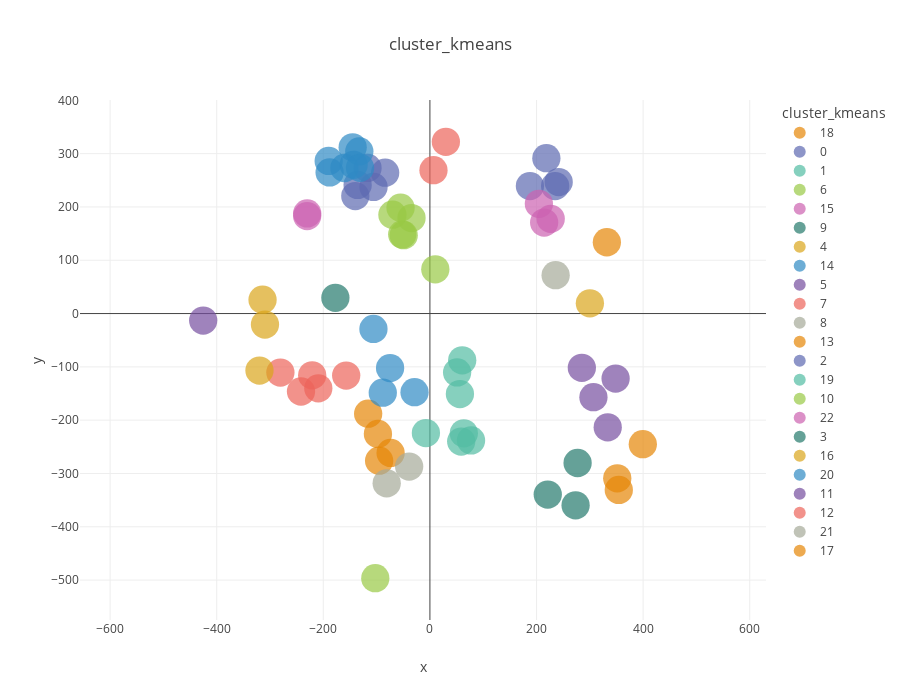
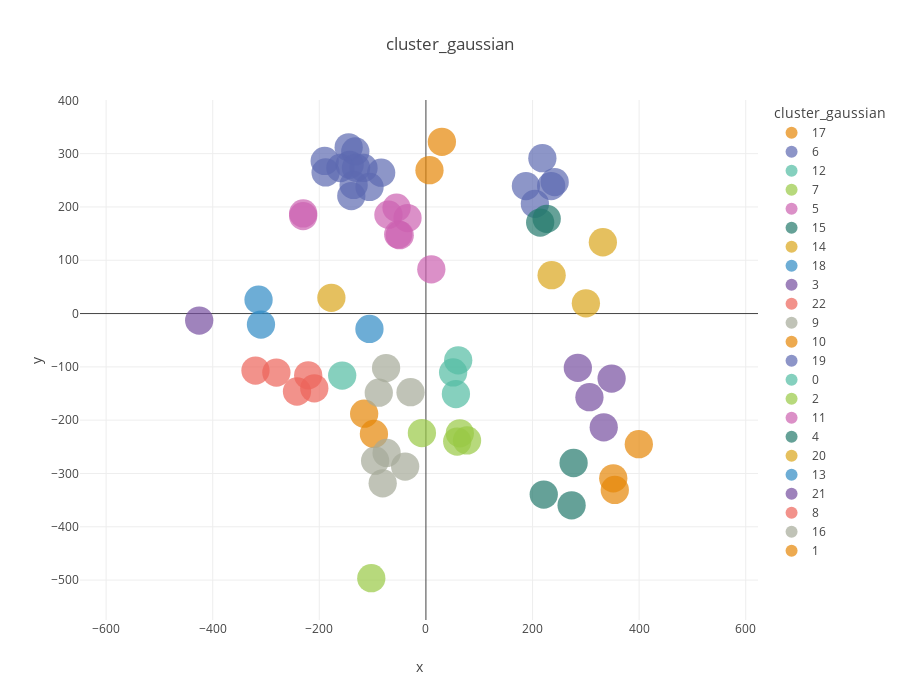

Notebook source saved alongside these figures, in order:
### Code cell
k_kmeans = 8
k_gaussian = 8
gaussian_type = 'diag'

model_kmeans = KMeans(n_clusters=k_kmeans)
model_kmeans.fit(points)
df_points['cluster_kmeans'] = model_kmeans.predict(points)
df_points['cluster_kmeans'] = df_points['cluster_kmeans'].astype(str)

model_gaussian = GaussianMixture(n_components=k_gaussian, covariance_type=gaussian_type, random_state=42)
model_gaussian.fit(points)
df_points['cluster_gaussian'] = model_gaussian.predict(points)
df_points['cluster_gaussian'] = df_points['cluster_gaussian'].astype(str)

for c in ['cluster_kmeans', 'cluster_gaussian']:
    fig = px.scatter(
        df_points.reset_index(),
        x='x',
        y='y',
        color=c,
        hover_name='index',
        height=700,
        size=[1] * df_points.shape[0],
        color_discrete_sequence=COLORS,
        title=f"{c}"
    )

    fig.update_yaxes(scaleanchor="x", scaleratio=1)

    fig.show()

df_points

### Figure 1 — Plotly figure (JSON) as saved in the notebook; plotly's stock layout.template omitted (floating-point values rounded to 4 significant figures)
{"data": [{"hovertemplate": "<b>%{hovertext}</b><br><br>cluster_kmeans=18<br>x=%{x}<br>y=%{y}<br>size=%{marker.size}<extra></extra>", "hovertext": ["01309", "01384", "38064", "73100"], "legendgroup": "18", "marker": {"color": "rgb(229, 134, 6)", "size": [1, 1, 1, 1], "sizemode": "area", "sizeref": 0.0025, "symbol": "circle"}, "mode": "markers", "name": "18", "orientation": "v", "showlegend": true, "x": [-115.9, -97.54, -73.77, -95.32], "xaxis": "x", "y": [-187.9, -225.8, -261.5, -275.9], "yaxis": "y", "type": "scatter"}, {"hovertemplate": "<b>%{hovertext}</b><br><br>cluster_kmeans=0<br>x=%{x}<br>y=%{y}<br>size=%{marker.size}<extra></extra>", "hovertext": ["02546", "80052", "80293", "80300", "80485"], "legendgroup": "0", "marker": {"color": "rgb(93, 105, 177)", "size": [1, 1, 1, 1, 1], "sizemode": "area", "sizeref": 0.0025, "symbol": "circle"}, "mode": "markers", "name": "0", "orientation": "v", "showlegend": true, "x": [-140.0, -117.1, -105.8, -135.6, -83.97], "xaxis": "x", "y": [220.5, 273.3, 237.6, 241.4, 264.3], "yaxis": "y", "type": "scatter"}, {"hovertemplate": "<b>%{hovertext}</b><br><br>cluster_kmeans=1<br>x=%{x}<br>y=%{y}<br>size=%{marker.size}<extra></extra>", "hovertext": ["03077", "03097", "63148"], "legendgroup": "1", "marker": {"color": "rgb(82, 188, 163)", "size": [1, 1, 1], "sizemode": "area", "sizeref": 0.0025, "symbol": "circle"}, "mode": "markers", "name": "1", "orientation": "v", "showlegend": true, "x": [51.03, 60.58, 56.29], "xaxis": "x", "y": [-110.5, -87.71, -151.0], "yaxis": "y", "type": "scatter"}, {"hovertemplate": "<b>%{hovertext}</b><br><br>cluster_kmeans=6<br>x=%{x}<br>y=%{y}<br>size=%{marker.size}<extra></extra>", "hovertext": ["06050"], "legendgroup": "6", "marker": {"color": "rgb(153, 201, 69)", "size": [1], "sizemode": "area", "sizeref": 0.0025, "symbol": "circle"}, "mode": "markers", "name": "6", "orientation": "v", "showlegend": true, "x": [-102.5], "xaxis": "x", "y": [-496.5], "yaxis": "y", "type": "scatter"}, {"hovertemplate": "<b>%{hovertext}</b><br><br>cluster_kmeans=15<br>x=%{x}<br>y=%{y}<br>size=%{marker.size}<extra></extra>", "hovertext": ["08149", "08315"], "legendgroup": "15", "marker": {"color": "rgb(204, 97, 176)", "size": [1, 1], "sizemode": "area", "sizeref": 0.0025, "symbol": "circle"}, "mode": "markers", "name": "15", "orientation": "v", "showlegend": true, "x": [-230.2, -230.3], "xaxis": "x", "y": [187.9, 182.9], "yaxis": "y", "type": "scatter"}, {"hovertemplate": "<b>%{hovertext}</b><br><br>cluster_kmeans=9<br>x=%{x}<br>y=%{y}<br>size=%{marker.size}<extra></extra>", "hovertext": ["11070", "81028", "81178"], "legendgroup": "9", "marker": {"color": "rgb(36, 121, 108)", "size": [1, 1, 1], "sizemode": "area", "sizeref": 0.0025, "symbol": "circle"}, "mode": "markers", "name": "9", "orientation": "v", "showlegend": true, "x": [273.3, 221.1, 277.1], "xaxis": "x", "y": [-359.7, -339.5, -280.4], "yaxis": "y", "type": "scatter"}, {"hovertemplate": "<b>%{hovertext}</b><br><br>cluster_kmeans=4<br>x=%{x}<br>y=%{y}<br>size=%{marker.size}<extra></extra>", "hovertext": ["17221"], "legendgroup": "4", "marker": {"color": "rgb(218, 165, 27)", "size": [1], "sizemode": "area", "sizeref": 0.0025, "symbol": "circle"}, "mode": "markers", "name": "4", "orientation": "v", "showlegend": true, "x": [300.1], "xaxis": "x", "y": [19.23], "yaxis": "y", "type": "scatter"}, {"hovertemplate": "<b>%{hovertext}</b><br><br>cluster_kmeans=14<br>x=%{x}<br>y=%{y}<br>size=%{marker.size}<extra></extra>", "hovertext": ["21137", "71353", "71399", "71479"], "legendgroup": "14", "marker": {"color": "rgb(47, 138, 196)", "size": [1, 1, 1, 1], "sizemode": "area", "sizeref": 0.0025, "symbol": "circle"}, "mode": "markers", "name": "14", "orientation": "v", "showlegend": true, "x": [-105.9, -88.43, -28.85, -74.74], "xaxis": "x", "y": [-28.86, -148.5, -147.5, -102.3], "yaxis": "y", "type": "scatter"}, {"hovertemplate": "<b>%{hovertext}</b><br><br>cluster_kmeans=5<br>x=%{x}<br>y=%{y}<br>size=%{marker.size}<extra></extra>", "hovertext": ["24359", "24586", "33257", "47225"], "legendgroup": "5", "marker": {"color": "rgb(118, 78, 159)", "size": [1, 1, 1, 1], "sizemode": "area", "sizeref": 0.0025, "symbol": "circle"}, "mode": "markers", "name": "5", "orientation": "v", "showlegend": true, "x": [306.8, 285.0, 348.4, 333.6], "xaxis": "x", "y": [-157.0, -101.7, -122.0, -213.5], "yaxis": "y", "type": "scatter"}, {"hovertemplate": "<b>%{hovertext}</b><br><br>cluster_kmeans=7<br>x=%{x}<br>y=%{y}<br>size=%{marker.size}<extra></extra>", "hovertext": ["25331", "25351", "25599", "39182", "90104"], "legendgroup": "7", "marker": {"color": "rgb(237, 100, 90)", "size": [1, 1, 1, 1, 1], "sizemode": "area", "sizeref": 0.0025, "symbol": "circle"}, "mode": "markers", "name": "7", "orientation": "v", "showlegend": true, "x": [-209.4, -241.9, -220.9, -157.1, -280.6], "xaxis": "x", "y": [-140.3, -146.2, -115.9, -116.3, -110.7], "yaxis": "y", "type": "scatter"}, {"hovertemplate": "<b>%{hovertext}</b><br><br>cluster_kmeans=8<br>x=%{x}<br>y=%{y}<br>size=%{marker.size}<extra></extra>", "hovertext": ["26210", "38188"], "legendgroup": "8", "marker": {"color": "rgb(165, 170, 153)", "size": [1, 1], "sizemode": "area", "sizeref": 0.0025, "symbol": "circle"}, "mode": "markers", "name": "8", "orientation": "v", "showlegend": true, "x": [-38.98, -81.09], "xaxis": "x", "y": [-287.0, -318.6], "yaxis": "y", "type": "scatter"}, {"hovertemplate": "<b>%{hovertext}</b><br><br>cluster_kmeans=13<br>x=%{x}<br>y=%{y}<br>size=%{marker.size}<extra></extra>", "hovertext": ["31505", "31543", "32199"], "legendgroup": "13", "marker": {"color": "rgb(229, 134, 6)", "size": [1, 1, 1], "sizemode": "area", "sizeref": 0.0025, "symbol": "circle"}, "mode": "markers", "name": "13", "orientation": "v", "showlegend": true, "x": [354.4, 351.5, 399.4], "xaxis": "x", "y": [-330.8, -309.1, -245.0], "yaxis": "y", "type": "scatter"}, {"hovertemplate": "<b>%{hovertext}</b><br><br>cluster_kmeans=2<br>x=%{x}<br>y=%{y}<br>size=%{marker.size}<extra></extra>", "hovertext": ["35001", "35068", "35247", "53211"], "legendgroup": "2", "marker": {"color": "rgb(93, 105, 177)", "size": [1, 1, 1, 1], "sizemode": "area", "sizeref": 0.0025, "symbol": "circle"}, "mode": "markers", "name": "2", "orientation": "v", "showlegend": true, "x": [241.6, 234.9, 218.5, 187.6], "xaxis": "x", "y": [246.7, 239.3, 291.6, 239.1], "yaxis": "y", "type": "scatter"}, {"hovertemplate": "<b>%{hovertext}</b><br><br>cluster_kmeans=19<br>x=%{x}<br>y=%{y}<br>size=%{marker.size}<extra></extra>", "hovertext": ["42062", "43027", "43043", "43132"], "legendgroup": "19", "marker": {"color": "rgb(82, 188, 163)", "size": [1, 1, 1, 1], "sizemode": "area", "sizeref": 0.0025, "symbol": "circle"}, "mode": "markers", "name": "19", "orientation": "v", "showlegend": true, "x": [-7.537, 63.62, 58.7, 77.18], "xaxis": "x", "y": [-224.2, -224.6, -240.1, -238.1], "yaxis": "y", "type": "scatter"}, {"hovertemplate": "<b>%{hovertext}</b><br><br>cluster_kmeans=10<br>x=%{x}<br>y=%{y}<br>size=%{marker.size}<extra></extra>", "hovertext": ["45346", "78146", "94047", "94070", "95436", "95604"], "legendgroup": "10", "marker": {"color": "rgb(153, 201, 69)", "size": [1, 1, 1, 1, 1, 1], "sizemode": "area", "sizeref": 0.0025, "symbol": "circle"}, "mode": "markers", "name": "10", "orientation": "v", "showlegend": true, "x": [10.12, -34.53, -49.15, -52.01, -55.09, -70.36], "xaxis": "x", "y": [83.05, 179.1, 147.0, 148.5, 198.6, 185.6], "yaxis": "y", "type": "scatter"}, {"hovertemplate": "<b>%{hovertext}</b><br><br>cluster_kmeans=22<br>x=%{x}<br>y=%{y}<br>size=%{marker.size}<extra></extra>", "hovertext": ["49064", "49331", "53157"], "legendgroup": "22", "marker": {"color": "rgb(204, 97, 176)", "size": [1, 1, 1], "sizemode": "area", "sizeref": 0.0025, "symbol": "circle"}, "mode": "markers", "name": "22", "orientation": "v", "showlegend": true, "x": [214.3, 226.6, 204.4], "xaxis": "x", "y": [170.7, 177.8, 205.9], "yaxis": "y", "type": "scatter"}, {"hovertemplate": "<b>%{hovertext}</b><br><br>cluster_kmeans=3<br>x=%{x}<br>y=%{y}<br>size=%{marker.size}<extra></extra>", "hovertext": ["52047"], "legendgroup": "3", "marker": {"color": "rgb(36, 121, 108)", "size": [1], "sizemode": "area", "sizeref": 0.0025, "symbol": "circle"}, "mode": "markers", "name": "3", "orientation": "v", "showlegend": true, "x": [-177.4], "xaxis": "x", "y": [29.45], "yaxis": "y", "type": "scatter"}, {"hovertemplate": "<b>%{hovertext}</b><br><br>cluster_kmeans=16<br>x=%{x}<br>y=%{y}<br>size=%{marker.size}<extra></extra>", "hovertext": ["54039", "57423", "68300"], "legendgroup": "16", "marker": {"color": "rgb(218, 165, 27)", "size": [1, 1, 1], "sizemode": "area", "sizeref": 0.0025, "symbol": "circle"}, "mode": "markers", "name": "16", "orientation": "v", "showlegend": true, "x": [-309.5, -314.0, -319.8], "xaxis": "x", "y": [-20.58, 26.06, -107.0], "yaxis": "y", "type": "scatter"}, {"hovertemplate": "<b>%{hovertext}</b><br><br>cluster_kmeans=20<br>x=%{x}<br>y=%{y}<br>size=%{marker.size}<extra></extra>", "hovertext": ["59415", "59642", "62356", "62372", "62374", "62469", "80753"], "legendgroup": "20", "marker": {"color": "rgb(47, 138, 196)", "size": [1, 1, 1, 1, 1, 1, 1], "sizemode": "area", "sizeref": 0.0025, "symbol": "circle"}, "mode": "markers", "name": "20", "orientation": "v", "showlegend": true, "x": [-188.2, -189.9, -144.9, -132.5, -143.2, -160.4, -131.1], "xaxis": "x", "y": [264.8, 286.3, 312.0, 304.2, 279.1, 273.1, 273.3], "yaxis": "y", "type": "scatter"}, {"hovertemplate": "<b>%{hovertext}</b><br><br>cluster_kmeans=11<br>x=%{x}<br>y=%{y}<br>size=%{marker.size}<extra></extra>", "hovertext": ["67315"], "legendgroup": "11", "marker": {"color": "rgb(118, 78, 159)", "size": [1], "sizemode": "area", "sizeref": 0.0025, "symbol": "circle"}, "mode": "markers", "name": "11", "orientation": "v", "showlegend": true, "x": [-425.4], "xaxis": "x", "y": [-13.16], "yaxis": "y", "type": "scatter"}, {"hovertemplate": "<b>%{hovertext}</b><br><br>cluster_kmeans=12<br>x=%{x}<br>y=%{y}<br>size=%{marker.size}<extra></extra>", "hovertext": ["76322", "76706"], "legendgroup": "12", "marker": {"color": "rgb(237, 100, 90)", "size": [1, 1], "sizemode": "area", "sizeref": 0.0025, "symbol": "circle"}, "mode": "markers", "name": "12", "orientation": "v", "showlegend": true, "x": [6.679, 29.95], "xaxis": "x", "y": [269.0, 322.2], "yaxis": "y", "type": "scatter"}, {"hovertemplate": "<b>%{hovertext}</b><br><br>cluster_kmeans=21<br>x=%{x}<br>y=%{y}<br>size=%{marker.size}<extra></extra>", "hovertext": ["79047"], "legendgroup": "21", "marker": {"color": "rgb(165, 170, 153)", "size": [1], "sizemode": "area", "sizeref": 0.0025, "symbol": "circle"}, "mode": "markers", "name": "21", "orientation": "v", "showlegend": true, "x": [235.9], "xaxis": "x", "y": [71.99], "yaxis": "y", "type": "scatter"}, {"hovertemplate": "<b>%{hovertext}</b><br><br>cluster_kmeans=17<br>x=%{x}<br>y=%{y}<br>size=%{marker.size}<extra></extra>", "hovertext": ["85095"], "legendgroup": "17", "marker": {"color": "rgb(229, 134, 6)", "size": [1], "sizemode": "area", "sizeref": 0.0025, "symbol": "circle"}, "mode": "markers", "name": "17", "orientation": "v", "showlegend": true, "x": [332.0], "xaxis": "x", "y": [133.8], "yaxis": "y", "type": "scatter"}], "layout": {"xaxis": {"anchor": "y", "domain": [0.0, 1.0], "title": {"text": "x"}}, "yaxis": {"anchor": "x", "domain": [0.0, 1.0], "title": {"text": "y"}, "scaleanchor": "x", "scaleratio": 1}, "legend": {"title": {"text": "cluster_kmeans"}, "tracegroupgap": 0, "itemsizing": "constant"}, "title": {"text": "cluster_kmeans"}, "height": 700}}

### Figure 2 — Plotly figure (JSON) as saved in the notebook; plotly's stock layout.template omitted (floating-point values rounded to 4 significant figures)
{"data": [{"hovertemplate": "<b>%{hovertext}</b><br><br>cluster_gaussian=17<br>x=%{x}<br>y=%{y}<br>size=%{marker.size}<extra></extra>", "hovertext": ["01309", "01384"], "legendgroup": "17", "marker": {"color": "rgb(229, 134, 6)", "size": [1, 1], "sizemode": "area", "sizeref": 0.0025, "symbol": "circle"}, "mode": "markers", "name": "17", "orientation": "v", "showlegend": true, "x": [-115.9, -97.54], "xaxis": "x", "y": [-187.9, -225.8], "yaxis": "y", "type": "scatter"}, {"hovertemplate": "<b>%{hovertext}</b><br><br>cluster_gaussian=6<br>x=%{x}<br>y=%{y}<br>size=%{marker.size}<extra></extra>", "hovertext": ["02546", "59415", "59642", "62356", "62372", "62374", "62469", "80052", "80293", "80300", "80485", "80753"], "legendgroup": "6", "marker": {"color": "rgb(93, 105, 177)", "size": [1, 1, 1, 1, 1, 1, 1, 1, 1, 1, 1, 1], "sizemode": "area", "sizeref": 0.0025, "symbol": "circle"}, "mode": "markers", "name": "6", "orientation": "v", "showlegend": true, "x": [-140.0, -188.2, -189.9, -144.9, -132.5, -143.2, -160.4, -117.1, -105.8, -135.6, -83.97, -131.1], "xaxis": "x", "y": [220.5, 264.8, 286.3, 312.0, 304.2, 279.1, 273.1, 273.3, 237.6, 241.4, 264.3, 273.3], "yaxis": "y", "type": "scatter"}, {"hovertemplate": "<b>%{hovertext}</b><br><br>cluster_gaussian=12<br>x=%{x}<br>y=%{y}<br>size=%{marker.size}<extra></extra>", "hovertext": ["03077", "03097", "63148"], "legendgroup": "12", "marker": {"color": "rgb(82, 188, 163)", "size": [1, 1, 1], "sizemode": "area", "sizeref": 0.0025, "symbol": "circle"}, "mode": "markers", "name": "12", "orientation": "v", "showlegend": true, "x": [51.03, 60.58, 56.29], "xaxis": "x", "y": [-110.5, -87.71, -151.0], "yaxis": "y", "type": "scatter"}, {"hovertemplate": "<b>%{hovertext}</b><br><br>cluster_gaussian=7<br>x=%{x}<br>y=%{y}<br>size=%{marker.size}<extra></extra>", "hovertext": ["06050"], "legendgroup": "7", "marker": {"color": "rgb(153, 201, 69)", "size": [1], "sizemode": "area", "sizeref": 0.0025, "symbol": "circle"}, "mode": "markers", "name": "7", "orientation": "v", "showlegend": true, "x": [-102.5], "xaxis": "x", "y": [-496.5], "yaxis": "y", "type": "scatter"}, {"hovertemplate": "<b>%{hovertext}</b><br><br>cluster_gaussian=5<br>x=%{x}<br>y=%{y}<br>size=%{marker.size}<extra></extra>", "hovertext": ["08149", "08315"], "legendgroup": "5", "marker": {"color": "rgb(204, 97, 176)", "size": [1, 1], "sizemode": "area", "sizeref": 0.0025, "symbol": "circle"}, "mode": "markers", "name": "5", "orientation": "v", "showlegend": true, "x": [-230.2, -230.3], "xaxis": "x", "y": [187.9, 182.9], "yaxis": "y", "type": "scatter"}, {"hovertemplate": "<b>%{hovertext}</b><br><br>cluster_gaussian=15<br>x=%{x}<br>y=%{y}<br>size=%{marker.size}<extra></extra>", "hovertext": ["11070", "81028", "81178"], "legendgroup": "15", "marker": {"color": "rgb(36, 121, 108)", "size": [1, 1, 1], "sizemode": "area", "sizeref": 0.0025, "symbol": "circle"}, "mode": "markers", "name": "15", "orientation": "v", "showlegend": true, "x": [273.3, 221.1, 277.1], "xaxis": "x", "y": [-359.7, -339.5, -280.4], "yaxis": "y", "type": "scatter"}, {"hovertemplate": "<b>%{hovertext}</b><br><br>cluster_gaussian=14<br>x=%{x}<br>y=%{y}<br>size=%{marker.size}<extra></extra>", "hovertext": ["17221", "79047", "85095"], "legendgroup": "14", "marker": {"color": "rgb(218, 165, 27)", "size": [1, 1, 1], "sizemode": "area", "sizeref": 0.0025, "symbol": "circle"}, "mode": "markers", "name": "14", "orientation": "v", "showlegend": true, "x": [300.1, 235.9, 332.0], "xaxis": "x", "y": [19.23, 71.99, 133.8], "yaxis": "y", "type": "scatter"}, {"hovertemplate": "<b>%{hovertext}</b><br><br>cluster_gaussian=18<br>x=%{x}<br>y=%{y}<br>size=%{marker.size}<extra></extra>", "hovertext": ["21137"], "legendgroup": "18", "marker": {"color": "rgb(47, 138, 196)", "size": [1], "sizemode": "area", "sizeref": 0.0025, "symbol": "circle"}, "mode": "markers", "name": "18", "orientation": "v", "showlegend": true, "x": [-105.9], "xaxis": "x", "y": [-28.86], "yaxis": "y", "type": "scatter"}, {"hovertemplate": "<b>%{hovertext}</b><br><br>cluster_gaussian=3<br>x=%{x}<br>y=%{y}<br>size=%{marker.size}<extra></extra>", "hovertext": ["24359", "24586", "33257", "47225"], "legendgroup": "3", "marker": {"color": "rgb(118, 78, 159)", "size": [1, 1, 1, 1], "sizemode": "area", "sizeref": 0.0025, "symbol": "circle"}, "mode": "markers", "name": "3", "orientation": "v", "showlegend": true, "x": [306.8, 285.0, 348.4, 333.6], "xaxis": "x", "y": [-157.0, -101.7, -122.0, -213.5], "yaxis": "y", "type": "scatter"}, {"hovertemplate": "<b>%{hovertext}</b><br><br>cluster_gaussian=22<br>x=%{x}<br>y=%{y}<br>size=%{marker.size}<extra></extra>", "hovertext": ["25331", "25351", "25599"], "legendgroup": "22", "marker": {"color": "rgb(237, 100, 90)", "size": [1, 1, 1], "sizemode": "area", "sizeref": 0.0025, "symbol": "circle"}, "mode": "markers", "name": "22", "orientation": "v", "showlegend": true, "x": [-209.4, -241.9, -220.9], "xaxis": "x", "y": [-140.3, -146.2, -115.9], "yaxis": "y", "type": "scatter"}, {"hovertemplate": "<b>%{hovertext}</b><br><br>cluster_gaussian=9<br>x=%{x}<br>y=%{y}<br>size=%{marker.size}<extra></extra>", "hovertext": ["26210", "38064", "38188", "73100"], "legendgroup": "9", "marker": {"color": "rgb(165, 170, 153)", "size": [1, 1, 1, 1], "sizemode": "area", "sizeref": 0.0025, "symbol": "circle"}, "mode": "markers", "name": "9", "orientation": "v", "showlegend": true, "x": [-38.98, -73.77, -81.09, -95.32], "xaxis": "x", "y": [-287.0, -261.5, -318.6, -275.9], "yaxis": "y", "type": "scatter"}, {"hovertemplate": "<b>%{hovertext}</b><br><br>cluster_gaussian=10<br>x=%{x}<br>y=%{y}<br>size=%{marker.size}<extra></extra>", "hovertext": ["31505", "31543", "32199"], "legendgroup": "10", "marker": {"color": "rgb(229, 134, 6)", "size": [1, 1, 1], "sizemode": "area", "sizeref": 0.0025, "symbol": "circle"}, "mode": "markers", "name": "10", "orientation": "v", "showlegend": true, "x": [354.4, 351.5, 399.4], "xaxis": "x", "y": [-330.8, -309.1, -245.0], "yaxis": "y", "type": "scatter"}, {"hovertemplate": "<b>%{hovertext}</b><br><br>cluster_gaussian=19<br>x=%{x}<br>y=%{y}<br>size=%{marker.size}<extra></extra>", "hovertext": ["35001", "35068", "35247", "53157", "53211"], "legendgroup": "19", "marker": {"color": "rgb(93, 105, 177)", "size": [1, 1, 1, 1, 1], "sizemode": "area", "sizeref": 0.0025, "symbol": "circle"}, "mode": "markers", "name": "19", "orientation": "v", "showlegend": true, "x": [241.6, 234.9, 218.5, 204.4, 187.6], "xaxis": "x", "y": [246.7, 239.3, 291.6, 205.9, 239.1], "yaxis": "y", "type": "scatter"}, {"hovertemplate": "<b>%{hovertext}</b><br><br>cluster_gaussian=0<br>x=%{x}<br>y=%{y}<br>size=%{marker.size}<extra></extra>", "hovertext": ["39182"], "legendgroup": "0", "marker": {"color": "rgb(82, 188, 163)", "size": [1], "sizemode": "area", "sizeref": 0.0025, "symbol": "circle"}, "mode": "markers", "name": "0", "orientation": "v", "showlegend": true, "x": [-157.1], "xaxis": "x", "y": [-116.3], "yaxis": "y", "type": "scatter"}, {"hovertemplate": "<b>%{hovertext}</b><br><br>cluster_gaussian=2<br>x=%{x}<br>y=%{y}<br>size=%{marker.size}<extra></extra>", "hovertext": ["42062", "43027", "43043", "43132"], "legendgroup": "2", "marker": {"color": "rgb(153, 201, 69)", "size": [1, 1, 1, 1], "sizemode": "area", "sizeref": 0.0025, "symbol": "circle"}, "mode": "markers", "name": "2", "orientation": "v", "showlegend": true, "x": [-7.537, 63.62, 58.7, 77.18], "xaxis": "x", "y": [-224.2, -224.6, -240.1, -238.1], "yaxis": "y", "type": "scatter"}, {"hovertemplate": "<b>%{hovertext}</b><br><br>cluster_gaussian=11<br>x=%{x}<br>y=%{y}<br>size=%{marker.size}<extra></extra>", "hovertext": ["45346", "78146", "94047", "94070", "95436", "95604"], "legendgroup": "11", "marker": {"color": "rgb(204, 97, 176)", "size": [1, 1, 1, 1, 1, 1], "sizemode": "area", "sizeref": 0.0025, "symbol": "circle"}, "mode": "markers", "name": "11", "orientation": "v", "showlegend": true, "x": [10.12, -34.53, -49.15, -52.01, -55.09, -70.36], "xaxis": "x", "y": [83.05, 179.1, 147.0, 148.5, 198.6, 185.6], "yaxis": "y", "type": "scatter"}, {"hovertemplate": "<b>%{hovertext}</b><br><br>cluster_gaussian=4<br>x=%{x}<br>y=%{y}<br>size=%{marker.size}<extra></extra>", "hovertext": ["49064", "49331"], "legendgroup": "4", "marker": {"color": "rgb(36, 121, 108)", "size": [1, 1], "sizemode": "area", "sizeref": 0.0025, "symbol": "circle"}, "mode": "markers", "name": "4", "orientation": "v", "showlegend": true, "x": [214.3, 226.6], "xaxis": "x", "y": [170.7, 177.8], "yaxis": "y", "type": "scatter"}, {"hovertemplate": "<b>%{hovertext}</b><br><br>cluster_gaussian=20<br>x=%{x}<br>y=%{y}<br>size=%{marker.size}<extra></extra>", "hovertext": ["52047"], "legendgroup": "20", "marker": {"color": "rgb(218, 165, 27)", "size": [1], "sizemode": "area", "sizeref": 0.0025, "symbol": "circle"}, "mode": "markers", "name": "20", "orientation": "v", "showlegend": true, "x": [-177.4], "xaxis": "x", "y": [29.45], "yaxis": "y", "type": "scatter"}, {"hovertemplate": "<b>%{hovertext}</b><br><br>cluster_gaussian=13<br>x=%{x}<br>y=%{y}<br>size=%{marker.size}<extra></extra>", "hovertext": ["54039", "57423"], "legendgroup": "13", "marker": {"color": "rgb(47, 138, 196)", "size": [1, 1], "sizemode": "area", "sizeref": 0.0025, "symbol": "circle"}, "mode": "markers", "name": "13", "orientation": "v", "showlegend": true, "x": [-309.5, -314.0], "xaxis": "x", "y": [-20.58, 26.06], "yaxis": "y", "type": "scatter"}, {"hovertemplate": "<b>%{hovertext}</b><br><br>cluster_gaussian=21<br>x=%{x}<br>y=%{y}<br>size=%{marker.size}<extra></extra>", "hovertext": ["67315"], "legendgroup": "21", "marker": {"color": "rgb(118, 78, 159)", "size": [1], "sizemode": "area", "sizeref": 0.0025, "symbol": "circle"}, "mode": "markers", "name": "21", "orientation": "v", "showlegend": true, "x": [-425.4], "xaxis": "x", "y": [-13.16], "yaxis": "y", "type": "scatter"}, {"hovertemplate": "<b>%{hovertext}</b><br><br>cluster_gaussian=8<br>x=%{x}<br>y=%{y}<br>size=%{marker.size}<extra></extra>", "hovertext": ["68300", "90104"], "legendgroup": "8", "marker": {"color": "rgb(237, 100, 90)", "size": [1, 1], "sizemode": "area", "sizeref": 0.0025, "symbol": "circle"}, "mode": "markers", "name": "8", "orientation": "v", "showlegend": true, "x": [-319.8, -280.6], "xaxis": "x", "y": [-107.0, -110.7], "yaxis": "y", "type": "scatter"}, {"hovertemplate": "<b>%{hovertext}</b><br><br>cluster_gaussian=16<br>x=%{x}<br>y=%{y}<br>size=%{marker.size}<extra></extra>", "hovertext": ["71353", "71399", "71479"], "legendgroup": "16", "marker": {"color": "rgb(165, 170, 153)", "size": [1, 1, 1], "sizemode": "area", "sizeref": 0.0025, "symbol": "circle"}, "mode": "markers", "name": "16", "orientation": "v", "showlegend": true, "x": [-88.43, -28.85, -74.74], "xaxis": "x", "y": [-148.5, -147.5, -102.3], "yaxis": "y", "type": "scatter"}, {"hovertemplate": "<b>%{hovertext}</b><br><br>cluster_gaussian=1<br>x=%{x}<br>y=%{y}<br>size=%{marker.size}<extra></extra>", "hovertext": ["76322", "76706"], "legendgroup": "1", "marker": {"color": "rgb(229, 134, 6)", "size": [1, 1], "sizemode": "area", "sizeref": 0.0025, "symbol": "circle"}, "mode": "markers", "name": "1", "orientation": "v", "showlegend": true, "x": [6.679, 29.95], "xaxis": "x", "y": [269.0, 322.2], "yaxis": "y", "type": "scatter"}], "layout": {"xaxis": {"anchor": "y", "domain": [0.0, 1.0], "title": {"text": "x"}}, "yaxis": {"anchor": "x", "domain": [0.0, 1.0], "title": {"text": "y"}, "scaleanchor": "x", "scaleratio": 1}, "legend": {"title": {"text": "cluster_gaussian"}, "tracegroupgap": 0, "itemsizing": "constant"}, "title": {"text": "cluster_gaussian"}, "height": 700}}
